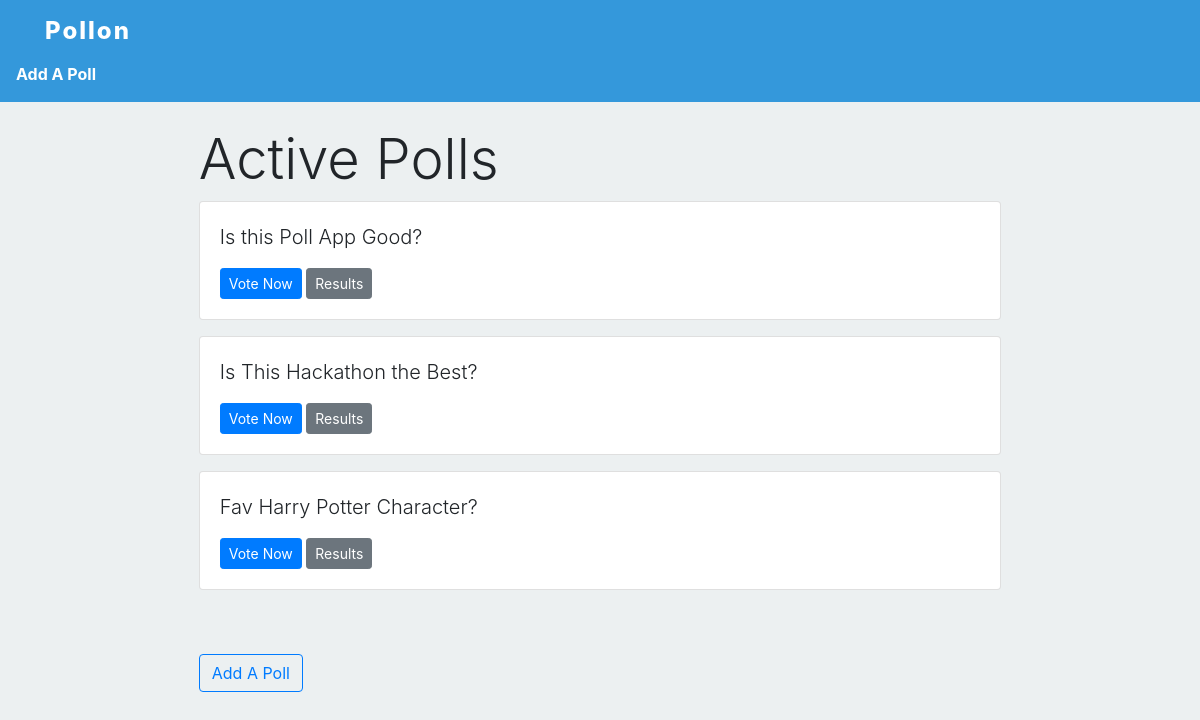
Before: /polls/ with the older database file.
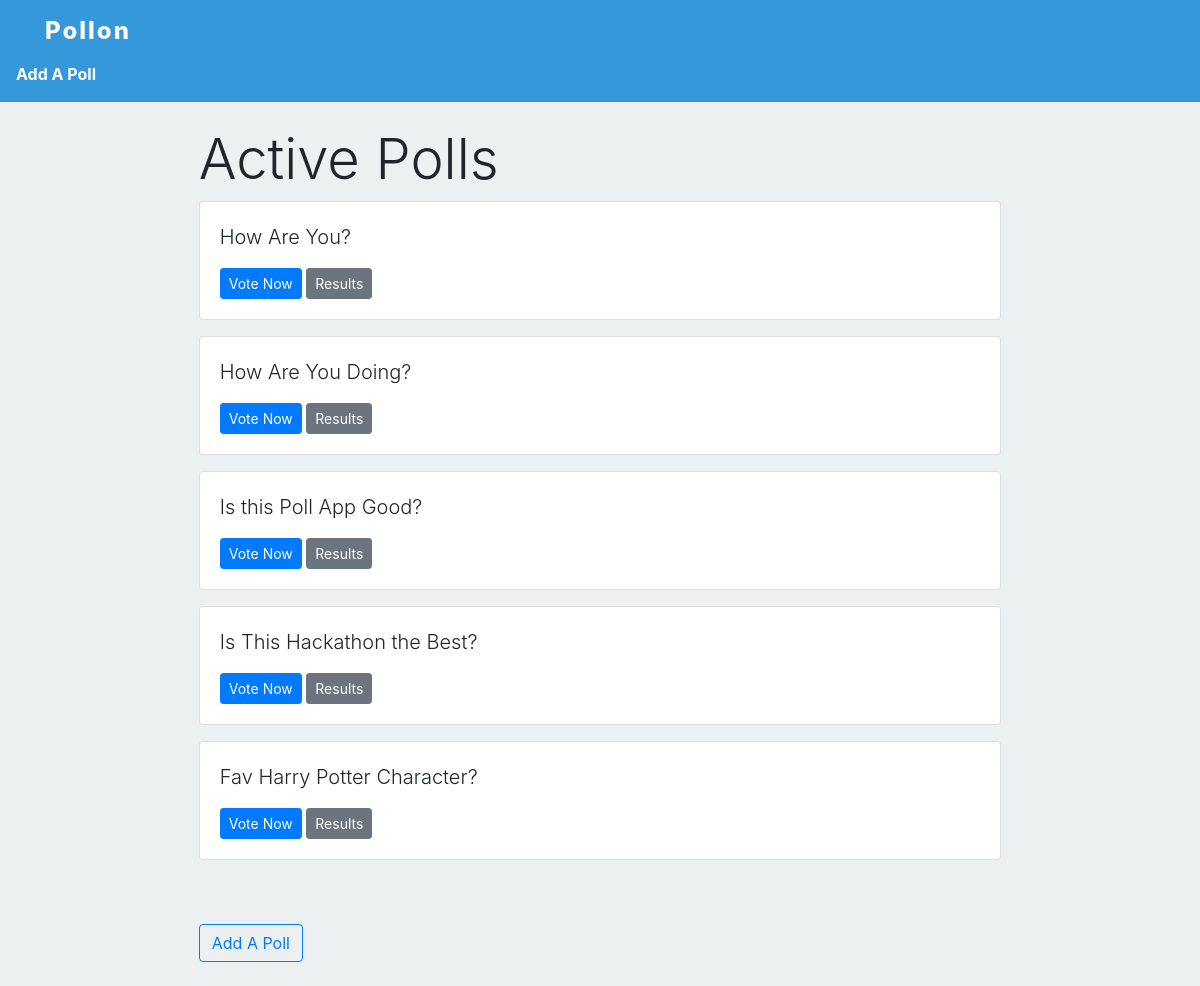
After: the same page with the newer database file.
### polls/models.py (models this page shows)
class Question(models.Model):
    question_text = models.TextField(max_length=400)
    pub_date = models.DateTimeField('Date Published',default=datetime.datetime.now())
    open_for_all = models.BooleanField(default=True)
    def __str__(self):
        return self.question_text
    def link(self):
        return helpers.inttohex(self.id)

### polls/views.py (the view)
# urls.py: path('',views.index,name="index")
def index(request):
    latest_question = Question.objects.order_by('-pub_date').filter(open_for_all=True)
    return render(request,"polls/index.html",{
        'latest_question' : latest_question
    })

### polls/helpers.py (called while the page is built)
def inttohex(s):
    val =  hex(int(s)*1234)
    return str(val)

### polls/templates/polls/index.html
{% extends 'polls/layout.html' %}
{% block body %}
<h1 class="display-4">Active Polls</h1>
{% for question in latest_question %}
<div class="card mb-3">
    <div class="card-body">
        <p class="lead">
{{question}}
        </p>
        <a href="{% url 'polls:details' question.link %}" class="btn btn-primary btn-sm">Vote Now</a>
        <a href="{% url 'polls:results' question.link %}" class="btn btn-secondary btn-sm">Results</a>
    </div>
</div>
{% empty %}
    NO POLLS
{% endfor %}
<br>
<a class="btn btn-outline-primary mb-4 mt-4" href="{% url 'polls:addPoll' %}"> Add A Poll </a>
{% endblock %}

Changed rows visible on the page:
added Question: question_text "How Are You?"
added Question: question_text "How Are You Doing?"
